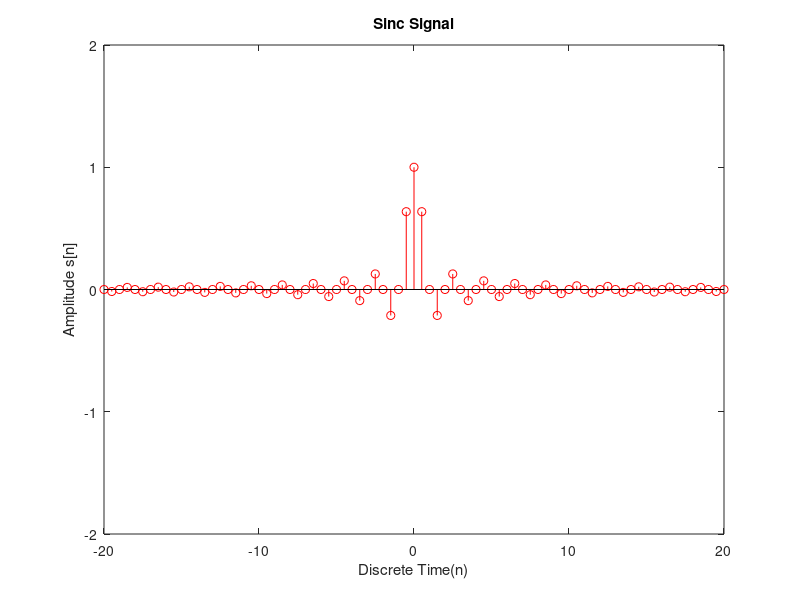

Write MATLAB code to recreate this figure.
x=-20:0.5:20;
y=zeros(1,length(x));
for i=1:length(x)
  if x(i)==0
    y(i) = 1;
  else
    y(i) = sin(pi*x(i))/(pi*x(i));
  endif
endfor
stem(x,y,"r");
axis([-20,20,-2,2]);
title("Sinc Signal");
xlabel("Discrete Time(n)");
ylabel("Amplitude s[n]");
